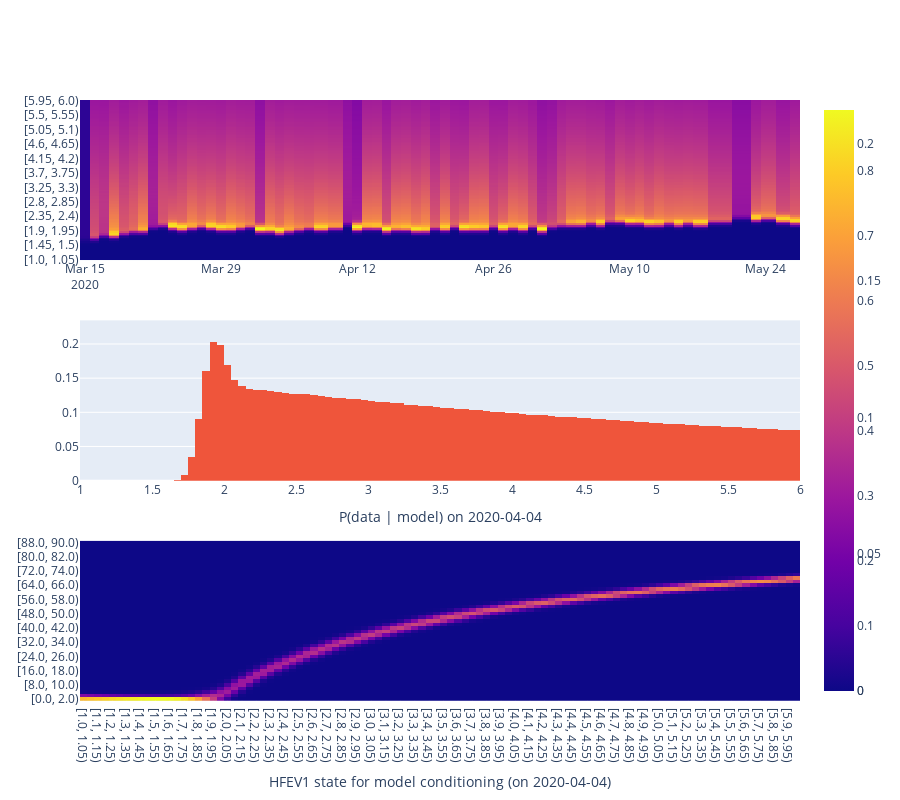

Notebook source saved alongside this figure:
### Code cell
# plot a heatmap of log_p_D_given_M, using the same colour scale as above
fig = make_subplots(rows=3)
df1 = pd.DataFrame(
    data=np.exp(log_p_D_given_M),
    columns=HFEV1.get_bins_str(),
    index=dftmp["Date Recorded"].apply(lambda date: date.strftime("%Y-%m-%d")),
)
colorscale = [
    [0, "white"],
    [0.01, "red"],
    [0.05, "yellow"],
    [0.1, "cyan"],
    [0.6, "blue"],
    [1, "black"],
]

fig.add_trace(
    go.Heatmap(z=df1.T, x=df1.index, y=df1.columns, coloraxis="coloraxis1"),
    row=1,
    col=1,
)

idx = 20
ih.plot_histogram(fig, HFEV1, np.exp(log_p_D_given_M[idx, :]), 1, 6, 2, 1, annot=True)
# x axis for row 2: HFEV1 posterior when HFEV1 instanciated to 10
fig.update_xaxes(title=f"P(data | model) on {df1.index[idx]}", row=2, col=1)

df2 = pd.DataFrame(
    data=AR_given_M_and_all_D[idx, :, :].T,
    columns=AR.get_bins_str(),
    index=HFEV1.get_bins_str(),
)
fig.add_trace(
    go.Heatmap(z=df2.T, x=df2.index, y=df2.columns, coloraxis="coloraxis2"),
    row=3,
    col=1,
)
fig.update_xaxes(title=f"HFEV1 state for model conditioning (on {df1.index[idx]})", row=3, col=1)

fig.update_layout(height=800)

fig.show()
